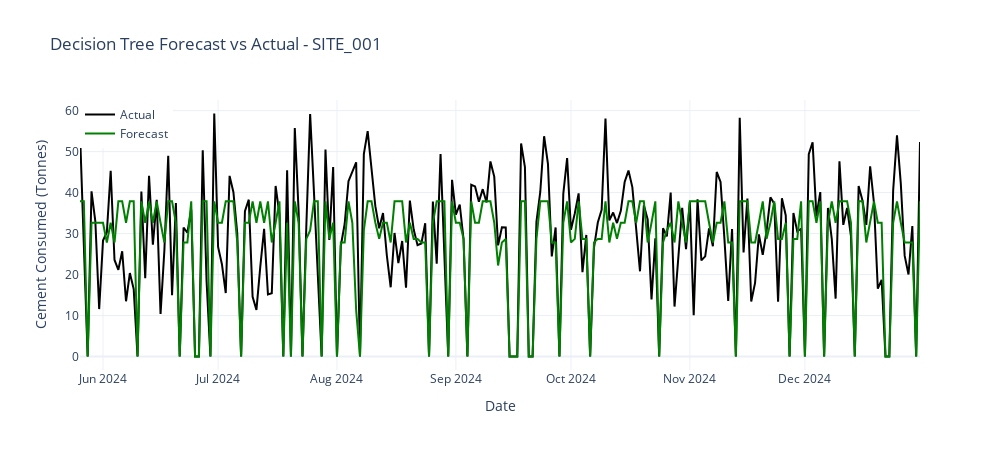

The notebook cell saved with this chart:
### Code cell
# Visualizing Decision Tree Forecast vs Actual~
import plotly.graph_objects as go

fig = go.Figure()

# Actual values
fig.add_trace(go.Scatter(
    x=y_test.index, 
    y=y_test, 
    mode="lines", 
    name="Actual", 
    line=dict(color="black")
))

# Forecast values
fig.add_trace(go.Scatter(
    x=y_test.index, 
    y=dt_forecast, 
    mode="lines", 
    name="Forecast", 
    line=dict(color="green")
))

# Layout
fig.update_layout(
    title=f"Decision Tree Forecast vs Actual - {site_id}",
    xaxis_title="Date",
    yaxis_title="Cement Consumed (Tonnes)",
    legend=dict(x=0, y=1),
    template="plotly_white",
    width=1000,
    height=450
)

fig.show()

### Figure 1 — Plotly figure (JSON) as saved in the notebook; plotly's stock layout.template omitted (floating-point values rounded to 4 significant figures; data arrays with more than 128 entries replaced by an {"elided": "..."} marker saying what was removed)
{"data": [{"line": {"color": "black"}, "mode": "lines", "name": "Actual", "type": "scatter", "x": {"elided": "220 str values"}, "y": {"elided": "220 float values"}}, {"line": {"color": "green"}, "mode": "lines", "name": "Forecast", "type": "scatter", "x": {"elided": "220 str values"}, "y": {"elided": "220 float values"}}], "layout": {"height": 450, "legend": {"x": 0, "y": 1}, "title": {"text": "Decision Tree Forecast vs Actual - SITE_001"}, "width": 1000, "xaxis": {"title": {"text": "Date"}}, "yaxis": {"title": {"text": "Cement Consumed (Tonnes)"}}}}
